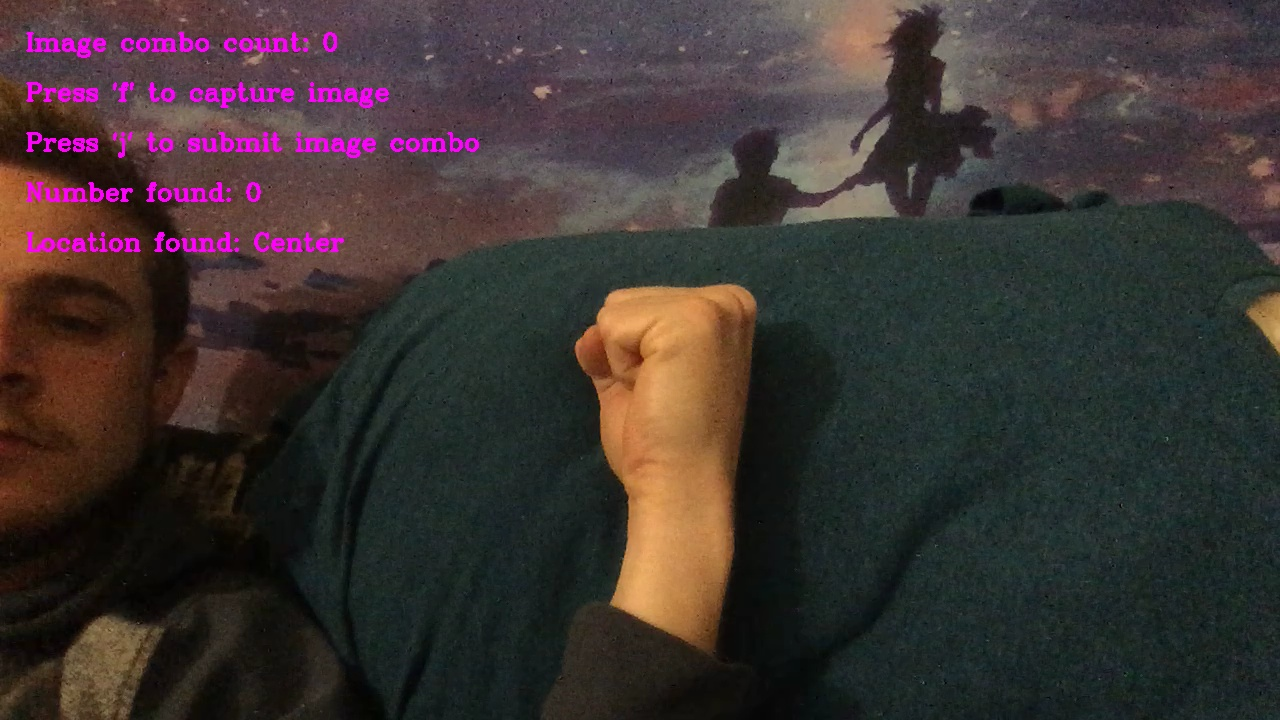
#> input picture examples/attempt-1560686527.26/cam-view-1.jpg, 1280 x 720 px, given in place of the camera
$ python video-finger-lock.py
#> lines starting #> are read from the running program, lines starting #| are printed output that depends on the picture; after the words box and inside, x2 and y2 are one past the last pixel; in counts of white or black regions, pixels touching at a corner belong together
import cv2
import numpy as np
from math import floor
import time
import os

# Password - change here to expect a different one
password = [("Top-Left", 0), ("Center", 2), ("Top-Right", 5), ("Center", 3), ("Bottom-Center", 0)]

# Threshold values - can be tuned as light changes in the environment
redThreshold = 150
grayConversionThreshold = 60
countedContourSize = 50
circleRadiusAdjustment = 0.38

# Edge values, can be tuned to require more or less hand movement in order
# to change the hand location
topEdge = 250
bottomEdge = 500
leftEdge = 425
rightEdge = 850

# Gets the string corresponding to where the hand is based on x, y position
def getLoc(x, y):
    if x < leftEdge:
        if y < topEdge:
            return "Top-Left"
        elif y > bottomEdge:
            return "Bottom-Left"
        else:
            return "Center-Left"
    elif x > rightEdge:
        if y < topEdge:
            return "Top-Right"
        elif y > bottomEdge:
            return "Bottom-Right"
        else:
            return "Center-Right"
    else:
        if y < topEdge:
            return "Top-Center"
        elif y > bottomEdge:
            return "Bottom-Center"
        else:
            return "Center"

if __name__ == "__main__":
    # Initialize video capture and output directory
    camera = cv2.VideoCapture(0)
    attemptTime = str(time.time())
    dirName = "./examples/attempt-" + attemptTime
    os.mkdir(dirName)
    count = 0
    passwordAttempt = []
    while(True):
        # Get initial camera frame
        couldRead, initialFrame = camera.read()
#> initialFrame is the input picture: shape (720, 1280, 3); mean B, G, R 50.1, 51.6, 61
        frame = cv2.flip(initialFrame, 1).copy()
        # Create a new frame where all pixels over a certain red threshold
        # will be white and all other pixels will be black
        redAsWhiteFrame = frame.copy()
        redOverlay = np.where(redAsWhiteFrame[:, :, 2] > redThreshold, 255, 0)
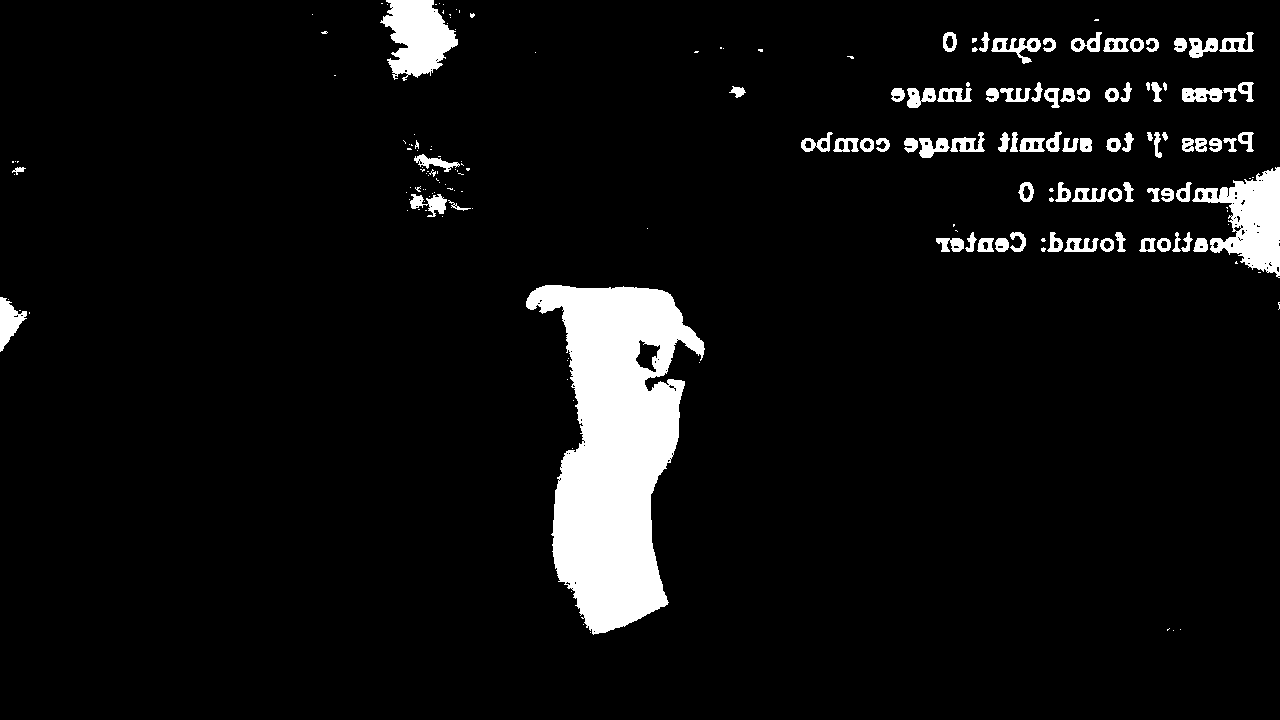
#> redOverlay: shape (720, 1280) int64; 6.3% white; 186 white regions (100 under 20 px), largest, box (x1, y1, x2, y2) and area: (526, 285, 705, 635) 34671, (1192, 167, 1280, 278) 4917, (380, 0, 458, 81) 3947
        redAsWhiteFrame[:, :, 0] = redOverlay
        redAsWhiteFrame[:, :, 1] = redOverlay
        redAsWhiteFrame[:, :, 2] = redOverlay
#> redAsWhiteFrame: shape (720, 1280, 3); 6.3% white; 186 white regions (100 under 20 px)
        # Lay out text on both original frame and new frame
        cv2.putText(redAsWhiteFrame, "Image combo count: " + str(count), (25, 50), cv2.FONT_HERSHEY_COMPLEX, 0.8, (255, 0, 255), 2)
        cv2.putText(redAsWhiteFrame, "Press 'f' to capture image", (25, 100), cv2.FONT_HERSHEY_COMPLEX, 0.8, (255, 0, 255), 2)
        cv2.putText(redAsWhiteFrame, "Press 'j' to submit image combo", (25, 150), cv2.FONT_HERSHEY_COMPLEX, 0.8, (255, 0, 255), 2)
        cv2.putText(frame, "Image combo count: " + str(count), (25, 50), cv2.FONT_HERSHEY_COMPLEX, 0.8, (255, 0, 255), 2)
        cv2.putText(frame, "Press 'f' to capture image", (25, 100), cv2.FONT_HERSHEY_COMPLEX, 0.8, (255, 0, 255), 2)
        cv2.putText(frame, "Press 'j' to submit image combo", (25, 150), cv2.FONT_HERSHEY_COMPLEX, 0.8, (255, 0, 255), 2)

        # Make a binary map using the new frame
        redBinaryFrame = frame.copy()
        redBinaryFrame[:, :, 2] = np.where(redAsWhiteFrame[:, :, 2] > redThreshold, 1, 0)
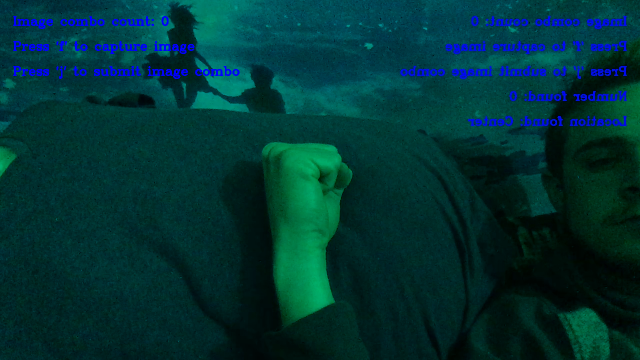
#> redBinaryFrame: shape (720, 1280, 3) (shown at 1/2 size); mean B, G, R 51.8, 51, 0.1
        # Find the contours in the binary map
        contours, hierarchy = cv2.findContours(redBinaryFrame[:, :, 2], 1, 2)
#> contours = 458 contours, 249 with area under 20; largest, box (x1, y1, x2, y2) and area: (526, 285, 705, 635) 34564, (1192, 167, 1280, 278) 4864, (380, 0, 458, 81) 3761, (0, 297, 27, 352) 696, (991, 38, 1041, 64) 488
        if len(contours) > 0:
            # Identify the hand as the largest contour (due to domain engineering)
            contour = max(contours, key = cv2.contourArea)
#> contour = contour of 621 points, box (x1, y1, x2, y2) (526, 285, 705, 635), area 34564
            M = cv2.moments(contour)
#> M = moments, m00 34563.5, centre m10/m00, m01/m00 = (615.1, 445.3)
            # Draw a bounding rectangle
            x,y,w,h = cv2.boundingRect(contour)
#> x = 526; y = 285; w = 179; h = 350
            cv2.rectangle(redAsWhiteFrame,(x,y),(x+w,y+h),(0,255,0),2)
            # Create circle for finger counting
            circleRadius = int(floor(max(w, h) * circleRadiusAdjustment))
#> circleRadius = 133
            circleCircumference = 2 * np.pi * circleRadius
#> circleCircumference = 835.7
            centerX = x + (w / 2)
#> centerX = 615.5
            centerY = y + (h / 2)
#> centerY = 460
            # Draw center point of hand
            cv2.circle(redAsWhiteFrame, (centerX, centerY), 10, (0, 0, 255), -1)
#> redAsWhiteFrame: shape (720, 1280, 3); mean B, G, R 18.3, 16.9, 18.4
            # Draw circle around hand to be displayed
            cv2.circle(redAsWhiteFrame, (centerX, centerY), circleRadius, (0, 255, 0),2)
            # Draw circular mask
            circular_mask = np.zeros(redBinaryFrame.shape[:2], dtype="uint8")
            cv2.circle(circular_mask, (centerX, centerY), circleRadius, (255, 255, 255), 2)
#> circular_mask: shape (720, 1280); 0.27% white; 1 white region, box (x1, y1, x2, y2) and area: (481, 326, 750, 595) 2504
            # Perform bitwise and between the circular mask and the binary frame
            circular_and = cv2.bitwise_and(redBinaryFrame, redBinaryFrame, mask=circular_mask)
            # Find all the identified finger contours
            _, circular_and_threshold = cv2.threshold(cv2.cvtColor(circular_and,cv2.COLOR_BGR2GRAY), grayConversionThreshold, 255, 0)
#> circular_and_threshold: shape (720, 1280); 0.07% white; 3 white regions (1 under 20 px)
            fingerContours, _ = cv2.findContours(circular_and_threshold, cv2.RETR_EXTERNAL, cv2.CHAIN_APPROX_NONE)
#> fingerContours = 3 contours, 1 with area under 20; largest, box (x1, y1, x2, y2) and area: (565, 326, 675, 343) 229, (557, 578, 663, 595) 219
            # Count up all fingers
            fingerContourCount = -1 # start at -1 to account for wrist
            for cntr in fingerContours:
                cntrArea = cv2.contourArea(cntr)
                # Only counts if bigger than some area (not noise) and
                # smaller than 1/4 of the circle (not section of hand)
                if cntrArea > countedContourSize and cntrArea < circleCircumference * 0.25:
                    fingerContourCount += 1
#> this loop made 3 passes
#> cntrArea on passes 1, 3: 219, 229
#> after the loop, fingerContourCount = -1
            if fingerContourCount == -1: # if wrist too large, might fall below 0 -> shouldn't be below 0
                fingerContourCount = 0
            # Display number found, location found, and draw additional metadata for machine display/debugging
            cv2.putText(redAsWhiteFrame, "Number found: " + str(fingerContourCount), (25, 200), cv2.FONT_HERSHEY_COMPLEX, 0.8, (255, 0, 255), 2)
#> redAsWhiteFrame: shape (720, 1280, 3); mean B, G, R 18.6, 17.4, 18.7
            cv2.putText(frame, "Number found: " + str(fingerContourCount), (25, 200), cv2.FONT_HERSHEY_COMPLEX, 0.8, (255, 0, 255), 2)
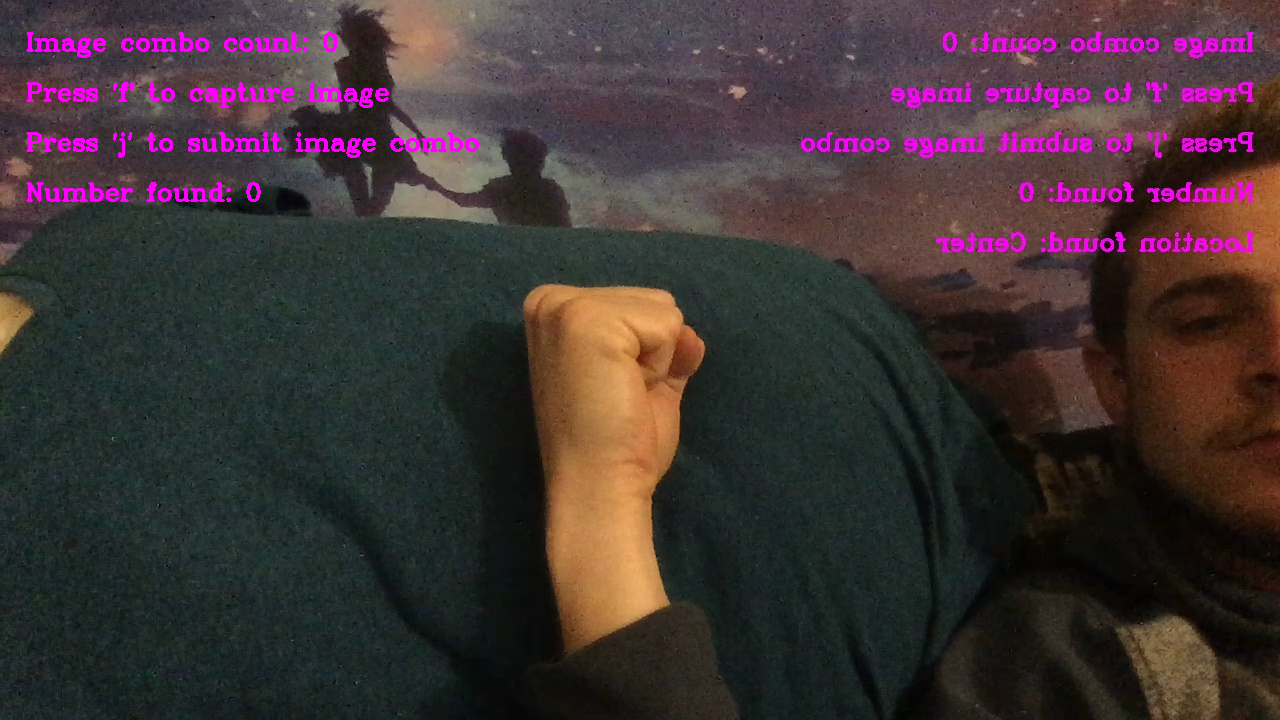
#> frame: shape (720, 1280, 3); mean B, G, R 52.2, 50.9, 63
            cv2.line(redAsWhiteFrame, (leftEdge, 0), (leftEdge, 2000), (0, 0, 255), 1)
            cv2.line(redAsWhiteFrame, (rightEdge, 0), (rightEdge, 2000), (0, 0, 255), 1)
            cv2.line(redAsWhiteFrame, (0, topEdge), (2000, topEdge), (0, 0, 255), 1)
            cv2.line(redAsWhiteFrame, (0, bottomEdge), (2000, bottomEdge), (0, 0, 255), 1)
            locFound = getLoc(centerX, centerY)
#> locFound = 'Center'
            cv2.putText(redAsWhiteFrame, "Location found: " + locFound, (25, 250), cv2.FONT_HERSHEY_COMPLEX, 0.8, (255, 0, 255), 2)
            cv2.putText(frame, "Location found: " + locFound, (25, 250), cv2.FONT_HERSHEY_COMPLEX, 0.8, (255, 0, 255), 2)
#> frame: shape (720, 1280, 3); 0.26% of pixels changed, all inside (x1, y1, x2, y2) = (26, 232, 344, 252)
            cv2.drawContours(redAsWhiteFrame, fingerContours, -1, (0, 0, 255), 3)
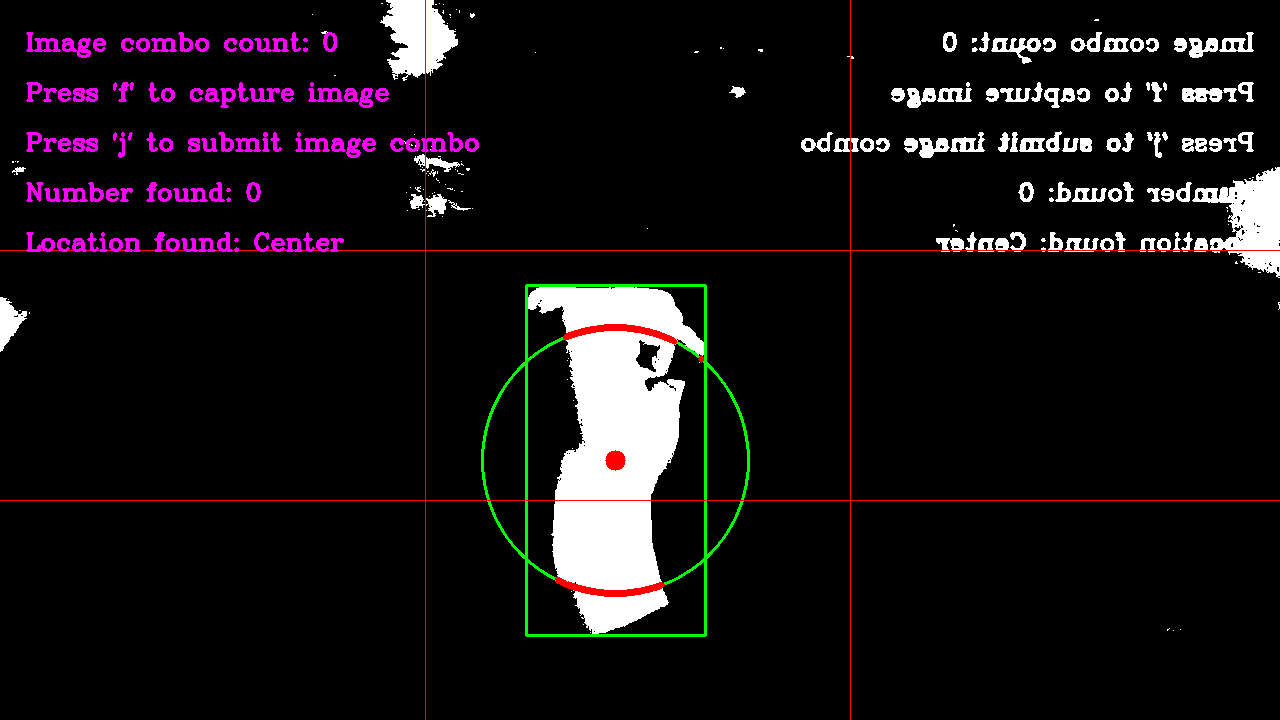
#> redAsWhiteFrame: shape (720, 1280, 3); mean B, G, R 18.9, 16.9, 20.5

        # Display video feed and wait for key capture
        cv2.imshow("Video Feed", frame) # Change frame to redAsWhiteFrame to see what the computer sees
        pressedKey = cv2.waitKey(1) & 0xFF
#> (key q is pressed here)
        if pressedKey == ord('q'): # If q pressed - exit program
            break
        elif pressedKey == ord('f'): # If f pressed - record current value and write images
            count += 1
            passwordAttempt.append((locFound, fingerContourCount))
            cv2.imwrite(dirName + "/cam-view-" + str(count) + ".jpg", frame)
            cv2.imwrite(dirName + "/mach-view-" + str(count) + ".jpg", redAsWhiteFrame)
        elif pressedKey == ord('j'): # If j - "submit" password and right if it was correct
            f = open(dirName + "/results.txt", "w")
            f.write("Correct password: " + str(password) + "\n")
            f.write("Attempted password: " + str(passwordAttempt) + "\n")
            if passwordAttempt == password:
                f.write("Correct Password")
                print("Correct Password")
            else:
                f.write("Incorrect Password")
                print("Incorrect Password")
            break
